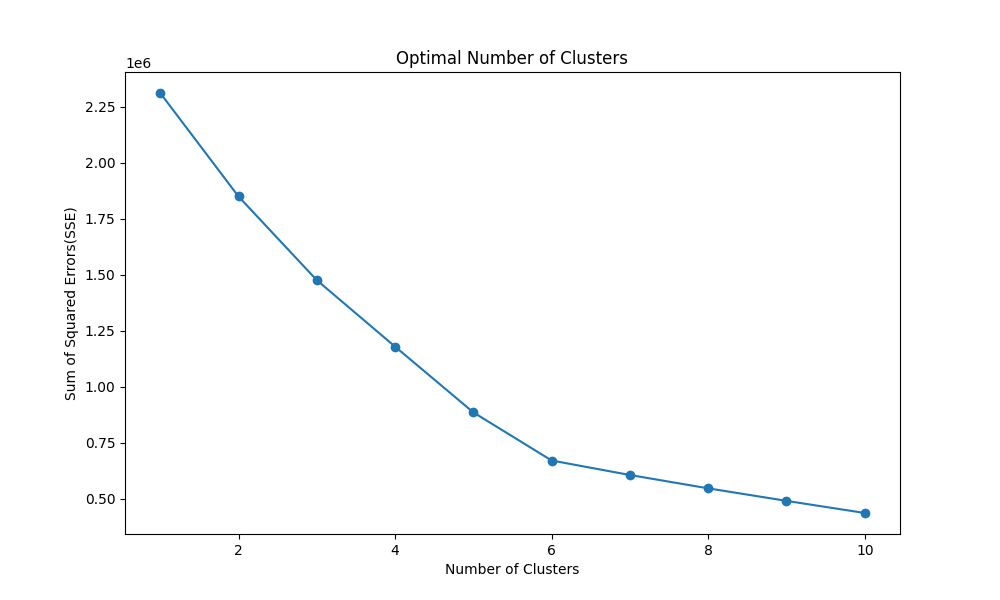

Reproduce this figure in Python.
import pandas as pd
from sklearn.preprocessing import StandardScaler
from sklearn.cluster import KMeans
import matplotlib.pyplot as plt
import seaborn as sns

# Load the data
player_data = pd.read_csv("merged_file.csv")

# Select relevant features for clustering
features = ['time_spent', 'money_spent', 'daily_playtime', 'money_vs_time_spent', 'rp_vs_time_spent']
X = player_data[features]

# Display the first few rows of the selected features
X.head()

# Standardize the features
scaler = StandardScaler()
X_scaled = scaler.fit_transform(X)

# Determine the optimal number of clusters using the elbow method
sse = []
for k in range(1, 11):
    kmeans = KMeans(n_clusters=k, random_state=42)
    kmeans.fit(X_scaled)
    sse.append(kmeans.inertia_)

# Plot the elbow curve
plt.figure(figsize=(10, 6))
plt.plot(range(1, 11), sse, marker='o')
plt.xlabel('Number of Clusters')
plt.ylabel('Sum of Squared Errors(SSE)')
plt.title('Optimal Number of Clusters')
plt.show()

# Apply K-means clustering with the optimal number of clusters
optimal_clusters = 4
kmeans = KMeans(n_clusters=optimal_clusters, random_state=42)
player_data['cluster'] = kmeans.fit_predict(X_scaled)

# Display the first few rows with the cluster assignments
player_data.head()

# Visualize the clusters using a pair plot
sns.pairplot(player_data, hue='cluster', vars=features)
plt.suptitle('Player Segments', y=1.02)
plt.show()

# Calculate and display the mean values of the features for each cluster
cluster_means = player_data.groupby('cluster')[features].mean()
print(cluster_means)
